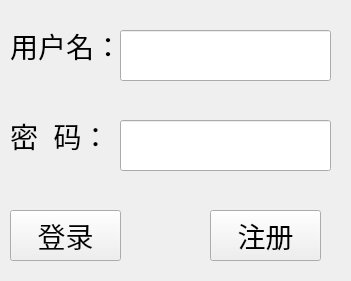
<?xml version="1.0" encoding="UTF-8"?>
<ui version="4.0">
 <class>Widget</class>
 <widget class="QWidget" name="Widget">
  <property name="geometry">
   <rect>
    <x>0</x>
    <y>0</y>
    <width>351</width>
    <height>281</height>
   </rect>
  </property>
  <property name="windowTitle">
   <string>Widget</string>
  </property>
  <widget class="QLabel" name="label_name">
   <property name="geometry">
    <rect>
     <x>10</x>
     <y>20</y>
     <width>101</width>
     <height>51</height>
    </rect>
   </property>
   <property name="font">
    <font>
     <pointsize>21</pointsize>
    </font>
   </property>
   <property name="text">
    <string>用户名：</string>
   </property>
  </widget>
  <widget class="QLabel" name="label_pwd">
   <property name="geometry">
    <rect>
     <x>10</x>
     <y>110</y>
     <width>101</width>
     <height>51</height>
    </rect>
   </property>
   <property name="font">
    <font>
     <pointsize>21</pointsize>
    </font>
   </property>
   <property name="text">
    <string>密  码：</string>
   </property>
  </widget>
  <widget class="QLineEdit" name="lineEdit_name">
   <property name="geometry">
    <rect>
     <x>120</x>
     <y>30</y>
     <width>211</width>
     <height>51</height>
    </rect>
   </property>
   <property name="font">
    <font>
     <pointsize>21</pointsize>
    </font>
   </property>
  </widget>
  <widget class="QLineEdit" name="lineEdit_pwd">
   <property name="geometry">
    <rect>
     <x>120</x>
     <y>120</y>
     <width>211</width>
     <height>51</height>
    </rect>
   </property>
   <property name="font">
    <font>
     <pointsize>21</pointsize>
    </font>
   </property>
  </widget>
  <widget class="QPushButton" name="pushButton_login">
   <property name="geometry">
    <rect>
     <x>10</x>
     <y>210</y>
     <width>111</width>
     <height>51</height>
    </rect>
   </property>
   <property name="font">
    <font>
     <pointsize>21</pointsize>
    </font>
   </property>
   <property name="text">
    <string>登录</string>
   </property>
  </widget>
  <widget class="QPushButton" name="pushButton_register">
   <property name="geometry">
    <rect>
     <x>210</x>
     <y>210</y>
     <width>111</width>
     <height>51</height>
    </rect>
   </property>
   <property name="font">
    <font>
     <pointsize>21</pointsize>
    </font>
   </property>
   <property name="text">
    <string>注册</string>
   </property>
  </widget>
 </widget>
 <resources/>
 <connections/>
</ui>
